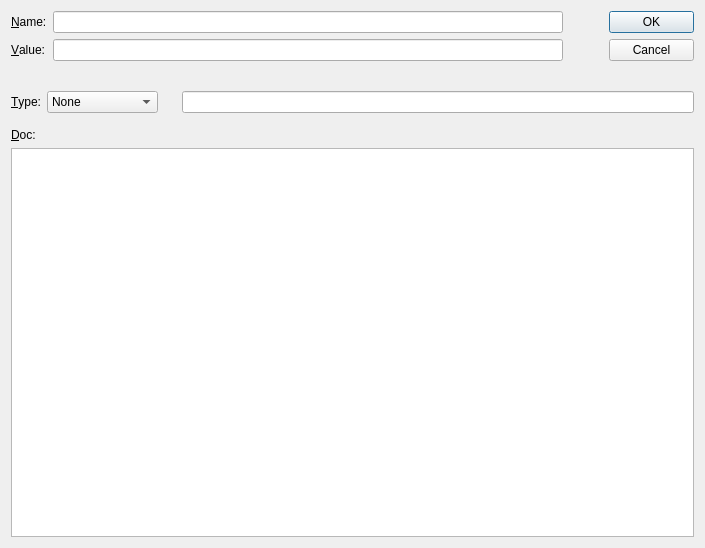
<?xml version="1.0" encoding="UTF-8"?>
<ui version="4.0">
 <class>RichAttributeDlg</class>
 <widget class="QDialog" name="RichAttributeDlg">
  <property name="geometry">
   <rect>
    <x>0</x>
    <y>0</y>
    <width>705</width>
    <height>548</height>
   </rect>
  </property>
  <property name="minimumSize">
   <size>
    <width>0</width>
    <height>0</height>
   </size>
  </property>
  <property name="windowTitle">
   <string>Attribute</string>
  </property>
  <layout class="QGridLayout" name="gridLayout">
   <item row="0" column="0">
    <layout class="QVBoxLayout" name="verticalLayout_2">
     <item>
      <layout class="QHBoxLayout" name="horizontalLayout_2">
       <property name="sizeConstraint">
        <enum>QLayout::SetDefaultConstraint</enum>
       </property>
       <item>
        <layout class="QFormLayout" name="formLayout">
         <property name="sizeConstraint">
          <enum>QLayout::SetDefaultConstraint</enum>
         </property>
         <property name="fieldGrowthPolicy">
          <enum>QFormLayout::AllNonFixedFieldsGrow</enum>
         </property>
         <property name="formAlignment">
          <set>Qt::AlignLeading|Qt::AlignLeft|Qt::AlignTop</set>
         </property>
         <item row="0" column="0">
          <widget class="QLabel" name="nameLabel">
           <property name="text">
            <string>&amp;Name:</string>
           </property>
           <property name="buddy">
            <cstring>nameLineEdit</cstring>
           </property>
          </widget>
         </item>
         <item row="0" column="1">
          <widget class="QLineEdit" name="nameLineEdit"/>
         </item>
         <item row="1" column="0">
          <widget class="QLabel" name="valueLabel">
           <property name="text">
            <string>&amp;Value:</string>
           </property>
           <property name="buddy">
            <cstring>valueLineEdit</cstring>
           </property>
          </widget>
         </item>
         <item row="1" column="1">
          <widget class="QLineEdit" name="valueLineEdit"/>
         </item>
        </layout>
       </item>
       <item>
        <spacer name="horizontalSpacer">
         <property name="orientation">
          <enum>Qt::Horizontal</enum>
         </property>
         <property name="sizeType">
          <enum>QSizePolicy::Maximum</enum>
         </property>
         <property name="sizeHint" stdset="0">
          <size>
           <width>40</width>
           <height>20</height>
          </size>
         </property>
        </spacer>
       </item>
       <item>
        <widget class="QDialogButtonBox" name="buttonBox">
         <property name="enabled">
          <bool>true</bool>
         </property>
         <property name="sizePolicy">
          <sizepolicy hsizetype="Fixed" vsizetype="Fixed">
           <horstretch>0</horstretch>
           <verstretch>0</verstretch>
          </sizepolicy>
         </property>
         <property name="minimumSize">
          <size>
           <width>85</width>
           <height>65</height>
          </size>
         </property>
         <property name="orientation">
          <enum>Qt::Vertical</enum>
         </property>
         <property name="standardButtons">
          <set>QDialogButtonBox::Cancel|QDialogButtonBox::Ok</set>
         </property>
         <property name="centerButtons">
          <bool>false</bool>
         </property>
        </widget>
       </item>
      </layout>
     </item>
     <item>
      <layout class="QFormLayout" name="formLayout_2">
       <property name="sizeConstraint">
        <enum>QLayout::SetDefaultConstraint</enum>
       </property>
       <item row="0" column="0">
        <widget class="QFrame" name="typeFrame">
         <property name="sizePolicy">
          <sizepolicy hsizetype="Fixed" vsizetype="Preferred">
           <horstretch>0</horstretch>
           <verstretch>0</verstretch>
          </sizepolicy>
         </property>
         <property name="frameShape">
          <enum>QFrame::NoFrame</enum>
         </property>
         <property name="frameShadow">
          <enum>QFrame::Raised</enum>
         </property>
         <layout class="QHBoxLayout" name="horizontalLayout_5">
          <property name="spacing">
           <number>6</number>
          </property>
          <property name="leftMargin">
           <number>0</number>
          </property>
          <property name="topMargin">
           <number>9</number>
          </property>
          <item>
           <layout class="QHBoxLayout" name="horizontalLayout">
            <item>
             <widget class="QLabel" name="typeLabel">
              <property name="text">
               <string>&amp;Type:</string>
              </property>
              <property name="buddy">
               <cstring>typeComboBox</cstring>
              </property>
             </widget>
            </item>
            <item>
             <widget class="QComboBox" name="typeComboBox">
              <item>
               <property name="text">
                <string>None</string>
               </property>
              </item>
              <item>
               <property name="text">
                <string>NX_CHAR</string>
               </property>
              </item>
              <item>
               <property name="text">
                <string>NX_BOOLEAN</string>
               </property>
              </item>
              <item>
               <property name="text">
                <string>NX_INT</string>
               </property>
              </item>
              <item>
               <property name="text">
                <string>NX_FLOAT</string>
               </property>
              </item>
              <item>
               <property name="text">
                <string>NX_UINT</string>
               </property>
              </item>
              <item>
               <property name="text">
                <string>NX_INT32</string>
               </property>
              </item>
              <item>
               <property name="text">
                <string>NX_INT64</string>
               </property>
              </item>
              <item>
               <property name="text">
                <string>NX_FLOAT32</string>
               </property>
              </item>
              <item>
               <property name="text">
                <string>NX_FLOAT64</string>
               </property>
              </item>
              <item>
               <property name="text">
                <string>NX_UINT32</string>
               </property>
              </item>
              <item>
               <property name="text">
                <string>NX_UINT64</string>
               </property>
              </item>
              <item>
               <property name="text">
                <string>other ...</string>
               </property>
              </item>
             </widget>
            </item>
           </layout>
          </item>
         </layout>
         <zorder>typeComboBox</zorder>
         <zorder>typeLabel</zorder>
         <zorder></zorder>
        </widget>
       </item>
       <item row="0" column="1">
        <widget class="QFrame" name="otherFrame">
         <property name="enabled">
          <bool>true</bool>
         </property>
         <property name="frameShape">
          <enum>QFrame::NoFrame</enum>
         </property>
         <property name="frameShadow">
          <enum>QFrame::Raised</enum>
         </property>
         <property name="lineWidth">
          <number>1</number>
         </property>
         <layout class="QHBoxLayout" name="horizontalLayout_4">
          <property name="leftMargin">
           <number>9</number>
          </property>
          <property name="topMargin">
           <number>9</number>
          </property>
          <property name="rightMargin">
           <number>0</number>
          </property>
          <property name="bottomMargin">
           <number>9</number>
          </property>
          <item>
           <widget class="QLineEdit" name="typeLineEdit"/>
          </item>
         </layout>
         <zorder>typeLineEdit</zorder>
         <zorder>typeLineEdit</zorder>
        </widget>
       </item>
      </layout>
     </item>
     <item>
      <layout class="QVBoxLayout" name="verticalLayout">
       <item>
        <widget class="QLabel" name="docLabel">
         <property name="text">
          <string>&amp;Doc:</string>
         </property>
         <property name="buddy">
          <cstring>docTextEdit</cstring>
         </property>
        </widget>
       </item>
       <item>
        <widget class="QTextEdit" name="docTextEdit"/>
       </item>
      </layout>
     </item>
    </layout>
   </item>
  </layout>
 </widget>
 <tabstops>
  <tabstop>nameLineEdit</tabstop>
  <tabstop>valueLineEdit</tabstop>
  <tabstop>typeComboBox</tabstop>
  <tabstop>typeLineEdit</tabstop>
  <tabstop>docTextEdit</tabstop>
  <tabstop>buttonBox</tabstop>
 </tabstops>
 <resources/>
 <connections>
  <connection>
   <sender>buttonBox</sender>
   <signal>accepted()</signal>
   <receiver>RichAttributeDlg</receiver>
   <slot>accept()</slot>
   <hints>
    <hint type="sourcelabel">
     <x>583</x>
     <y>75</y>
    </hint>
    <hint type="destinationlabel">
     <x>157</x>
     <y>274</y>
    </hint>
   </hints>
  </connection>
  <connection>
   <sender>buttonBox</sender>
   <signal>rejected()</signal>
   <receiver>RichAttributeDlg</receiver>
   <slot>reject()</slot>
   <hints>
    <hint type="sourcelabel">
     <x>583</x>
     <y>75</y>
    </hint>
    <hint type="destinationlabel">
     <x>286</x>
     <y>274</y>
    </hint>
   </hints>
  </connection>
 </connections>
</ui>
